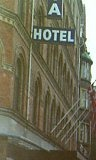
%> input picture images/neg/img00024.jpg, 96 x 160 px; its folder holds only this picture in this run
$ octave b0_data_preprocessing.m   (GNU Octave 9; MATLAB toolbox functions it lacks are replaced by stand-ins)
%> lines starting %> are read from the running program, lines starting %| are printed output that depends on the picture
%% data_preprocessing.m - Image Preprocessing for Pedestrian Dataset
clearvars; close all; clc; rng(1234,'twister');
addpath(genpath('src'));

fprintf('Start data preprocessing setup\n');

inputDir = 'images/';
outputDir = 'images_preprocessed/';
if ~exist(outputDir, 'dir'), mkdir(outputDir); end

imgFiles = dir(fullfile(inputDir, '**/*.jpg'));
fprintf('Found %d images\n', numel(imgFiles));

targetSize = [128 64];  % INRIA standard window size

for i = 1:numel(imgFiles)

    inPath = fullfile(imgFiles(i).folder, imgFiles(i).name);

    % extract only the final folder: "neg" or "pos"
    [~, parentFolderName] = fileparts(imgFiles(i).folder);

    % create output folder for pos/neg
    outSubDir = fullfile(outputDir, parentFolderName);
    if ~exist(outSubDir, 'dir')
        mkdir(outSubDir);
    end

    % output full path
    outPath = fullfile(outSubDir, imgFiles(i).name);

    % preprocessing list
    I = imread(inPath);
%> I is the input picture: size 160x96x3 uint8; mean R, G, B 111, 109.5, 87.3

    if size(I,3) == 3
        I = rgb2gray(I);
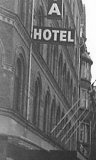
%> I: size 160x96 uint8; min 34, max 254, mean 107.4
    end

    I = imresize(I, targetSize);
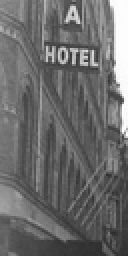
%> I: size 128x64 uint8 (shown 2 times larger); min 41, max 255, mean 107.4
    I = adapthisteq(I);
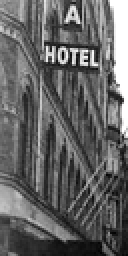
%> I: size 128x64 uint8 (shown 2 times larger); min 0, max 255, mean 100.2
    I = imgaussfilt(I, 0.5);
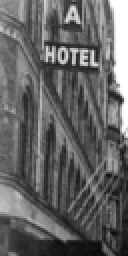
%> I: size 128x64 uint8 (shown 2 times larger); min 7, max 255, mean 100.2

    % save processed images
    imwrite(I, outPath);
end
%> pass 2 of the loop `for i = 1:numel(imgFiles)`:
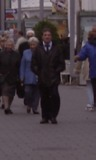
%> input picture images/pos/img00066.jpg, 96 x 160 px
%> I is the input picture: size 160x96x3 uint8; mean R, G, B 74, 63.5, 70.2
%> `I = imresize(I, targetSize);`:
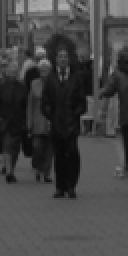
%> I: size 128x64 uint8 (shown 2 times larger); min 9, max 174, mean 67.4
%> `I = adapthisteq(I);`:
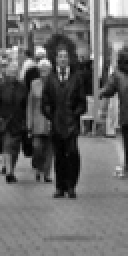
%> I: size 128x64 uint8 (shown 2 times larger); min 0, max 255, mean 103.6

fprintf('Preprocessing complete! Saved to %s\n', outputDir);
